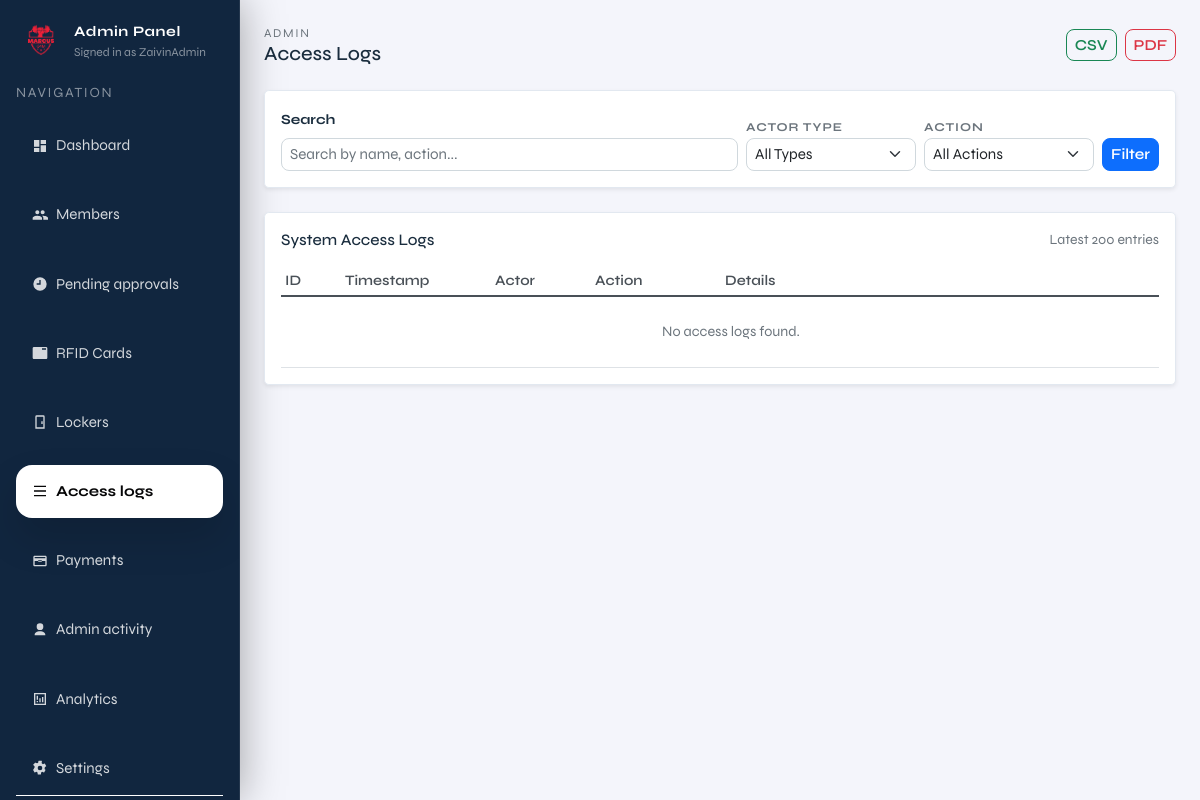
The app's page /admin/access-logs (signed in), older data.
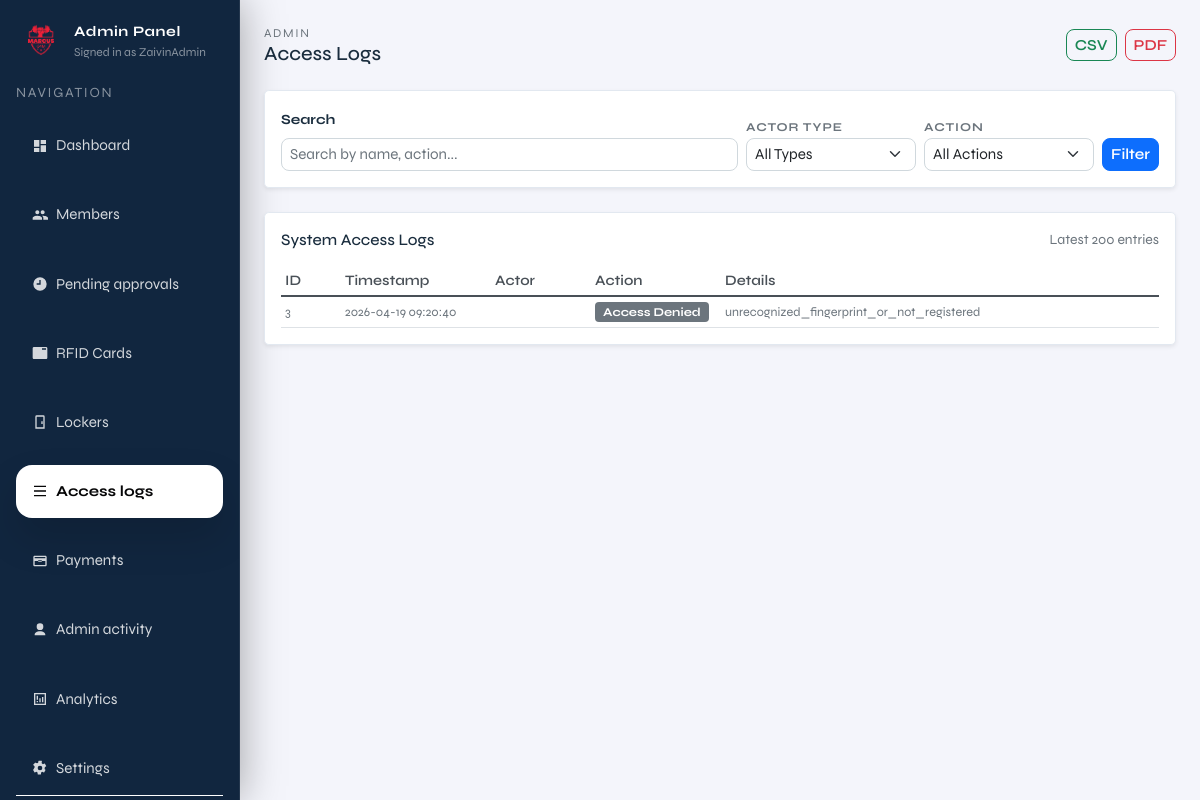
The same page, newer data.
### tables this page shows
CREATE TABLE access_logs (
              id INTEGER PRIMARY KEY AUTOINCREMENT,
              actor_type TEXT NOT NULL, -- member|guest|admin|system
              actor_ref TEXT,           -- e.g. member_id or rfid uid
              action TEXT NOT NULL,     -- e.g. unlock_requested|unlocked|denied
              detail TEXT,
              created_at TEXT NOT NULL DEFAULT (datetime('now'))
            );

### admin.py (the view)
@admin_bp.get("/access-logs")
def admin_access_logs():
    guard = _require_admin()
    if guard is not None:
        return guard
    q = (request.args.get("q") or "").strip()
    actor_type = (request.args.get("actor_type") or "").strip()
    action = (request.args.get("action") or "").strip()
    limit = int(request.args.get("limit", 200))
    with connect() as conn:
        query = """
            SELECT
                al.id,
                al.actor_type,
                al.actor_ref,
                al.action,
                al.detail,
                al.created_at,
                COALESCE(m.full_name, 'N/A') as actor_name
            FROM access_logs al
            LEFT JOIN members m ON al.actor_type = 'guest' AND CAST(al.actor_ref AS INTEGER) = m.id
            WHERE al.actor_type NOT IN ('admin', 'system', 'ir_sensor')
        """
        params = []
        if q:
            query += " AND (m.full_name LIKE ? OR al.detail LIKE ? OR al.action LIKE ?)"
            params.extend([f"%{q}%", f"%{q}%", f"%{q}%"])
        if actor_type:
            query += " AND al.actor_type = ?"
            params.append(actor_type)
        if action:
            query += " AND al.action = ?"
            params.append(action)
        query += " ORDER BY al.id DESC LIMIT ?"
        params.append(limit)
        logs = conn.execute(query, params).fetchall()
        actor_types = conn.execute(
            "SELECT DISTINCT actor_type FROM access_logs WHERE actor_type NOT IN ('admin', 'system', 'ir_sensor') ORDER BY actor_type"
        ).fetchall()
        actions = conn.execute(
            "SELECT DISTINCT action FROM access_logs WHERE actor_type NOT IN ('admin', 'system', 'ir_sensor') ORDER BY action"
        ).fetchall()
    return render_template(
        "admin/pages/admin_access_logs.html",
        logs=logs,
        q=q,
        actor_type=actor_type,
        action=action,
        limit=limit,
        actor_types=actor_types,
        actions=actions,
        current_page="access_logs",
        admin_username=session.get("admin_username"),
    )

### admin.py (called while the page is built)
def _require_admin():
    if not session.get("admin_logged_in"):
        return redirect(url_for("admin.admin_login"))
    return None

@admin_bp.before_request
def _protect_admin_routes():
    if request.endpoint in ("admin.admin_login", "admin.admin_login_submit"):
        return None
    if not session.get("admin_logged_in"):
        return redirect(url_for("admin.admin_login"))

### db.py (called while the page is built, shortened)
def _db_path() -> Path:
    env_path = os.getenv("LOCKER_DB_PATH")
    if env_path:
        return Path(env_path)
    current_dir = Path(__file__).resolve().parent
    candidate_paths = [
        current_dir / "locker.sqlite3",
        current_dir / "locker.db",
        current_dir.parent / "locker.sqlite3",
        current_dir.parent / "locker.db",
    ]
    for path in candidate_paths:
        if path.exists():
            return path
    return current_dir.parent / "locker.sqlite3"

def _database_url() -> Optional[str]:
    return os.getenv("DATABASE_URL") or os.getenv("POSTGRES_URL")

    def _translate_sql(self, sql: str, params: Optional[Iterable[Any]] = None) -> str:
        if not self._is_postgres:
            return sql

### templates/admin/pages/admin_access_logs.html (shortened to what this page needs)
{% extends "admin/layout/admin.html" %}
{% block admin_content %}
  <div class="d-flex justify-content-between align-items-center mb-4">
    <div>
      <div class="text-muted" style="letter-spacing:0.14em; text-transform:uppercase; font-size:0.75rem;">Admin</div>
      <h5 class="mb-0">Access Logs</h5>
    </div>
    <div class="d-flex gap-2">
      <a href="{{ url_for('admin.export_access_logs_csv') }}" class="btn btn-sm btn-outline-success">
         CSV
      </a>
      <a href="{{ url_for('admin.export_access_logs_pdf') }}" class="btn btn-sm btn-outline-danger">
         PDF
      </a>
    </div>
  </div>
  <div class="card shadow-sm rounded-3 mb-4">
    <div class="card-body">
      <form method="get" action="/admin/access-logs" class="d-flex gap-2 flex-wrap align-items-end">
        <div class="flex-grow-1" style="min-width: 200px;">
          <label class="form-label small fw-bold">Search</label>
          <input name="q" value="{{ q }}" class="form-control form-control-sm" placeholder="Search by name, action..." />
        </div>
        <div style="min-width: 170px;">
          <label class="filter-label">Actor Type</label>
          <select name="actor_type" class="form-select form-select-sm">
            <option value="">All Types</option>
          </select>
        </div>
        <div style="min-width: 170px;">
          <label class="filter-label">Action</label>
          <select name="action" class="form-select form-select-sm">
            <option value="">All Actions</option>
          </select>
        </div>
        <div class="d-flex gap-2">
          <button class="btn btn-sm btn-primary" type="submit">Filter</button>
        </div>
      </form>
    </div>
  </div>
  <div class="card shadow-sm rounded-3">
    <div class="card-body">
      <div class="d-flex justify-content-between align-items-center mb-3">
        <h6 class="card-title mb-0">System Access Logs</h6>
        <span class="text-muted small">Latest {{ limit }} entries</span>
      </div>
      <div class="access-logs-wrapper table-responsive">
        <table class="table table-sm table-hover align-middle mb-0">
          <thead class="position-sticky" style="top: 0; background: white; z-index: 10;">
            <tr>
              <th style="width: 60px;">ID</th>
              <th style="width: 150px;">Timestamp</th>
              <th style="width: 100px;">Actor</th>
              <th style="width: 130px;">Action</th>
              <th>Details</th>
            </tr>
          </thead>
          <tbody>
            {% for log in logs %}
              <tr>
                <td class="text-muted small">{{ log["id"] }}</td>
                <td class="text-muted small" style="white-space: nowrap;">
                  {{ log["created_at"]|default("-") }}
                </td>
                <td>
                  <span class="badge badge-{{ log['actor_type']|lower }} px-2 py-1" style="font-size: 0.75rem;">
                  </span>
                </td>
                <td>
                  <span class="badge bg-secondary px-2 py-1" style="font-size: 0.75rem; text-transform: capitalize;">
                    {{ log["action"]|replace("_", " ")|title }}
                  </span>
                </td>
                <td class="text-muted small access-log-detail">
                  {% if log["detail"] %}
                    {{ log["detail"]|replace('; ', '<br>')|safe }}
                  {% else %}
                    <em>—</em>
                  {% endif %}
                </td>
              </tr>
            {% else %}
              <tr><td colspan="5" class="text-center text-muted py-4">No access logs found.</td></tr>
            {% endfor %}
          </tbody>
        </table>
      </div>
    </div>
  </div>
{% endblock %}

Row changes from the older to the newer data that the page shows:
added access_logs: id "3", created_at "2026-04-19 09:20:40", action "Access Denied", detail "unrecognized_fingerprint_or_not_registered"
Text that changed along with them:
text no longer shown: "No access logs found."
